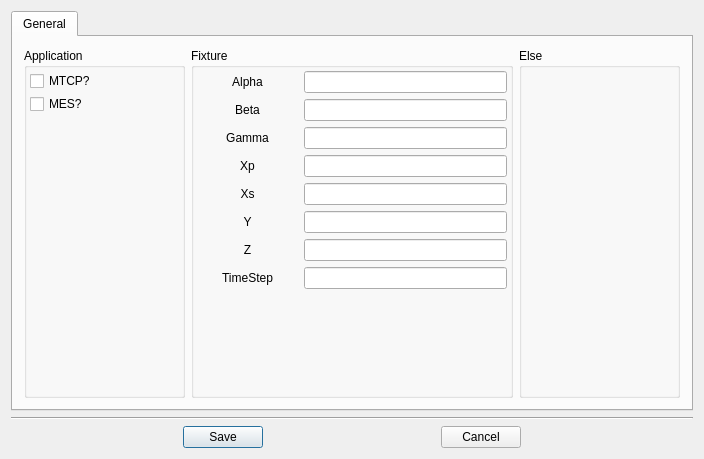
<?xml version="1.0" encoding="UTF-8"?>
<ui version="4.0">
 <class>PreferencesDialog</class>
 <widget class="QDialog" name="PreferencesDialog">
  <property name="geometry">
   <rect>
    <x>0</x>
    <y>0</y>
    <width>704</width>
    <height>459</height>
   </rect>
  </property>
  <property name="windowTitle">
   <string>PreferencesDialog</string>
  </property>
  <layout class="QGridLayout" name="gridLayout_3">
   <item row="0" column="0">
    <layout class="QGridLayout" name="gridLayout_2">
     <item row="0" column="0">
      <widget class="QTabWidget" name="preferencesDialogWidget">
       <property name="styleSheet">
        <string notr="true">QTabWidget::tab-bar { alignment: center; } </string>
       </property>
       <property name="tabPosition">
        <enum>QTabWidget::North</enum>
       </property>
       <property name="tabShape">
        <enum>QTabWidget::Rounded</enum>
       </property>
       <property name="currentIndex">
        <number>0</number>
       </property>
       <widget class="QWidget" name="tab_1">
        <attribute name="title">
         <string>General</string>
        </attribute>
        <layout class="QVBoxLayout" name="verticalLayout_8">
         <item>
          <layout class="QVBoxLayout" name="verticalLayout_7" stretch="1,0">
           <item>
            <layout class="QHBoxLayout" name="horizontalLayout_5" stretch="1,2,1">
             <property name="spacing">
              <number>6</number>
             </property>
             <item>
              <layout class="QVBoxLayout" name="verticalLayout_6" stretch="1">
               <item>
                <widget class="QGroupBox" name="groupBox">
                 <property name="enabled">
                  <bool>true</bool>
                 </property>
                 <property name="title">
                  <string>Application</string>
                 </property>
                 <layout class="QVBoxLayout" name="verticalLayout_2">
                  <property name="spacing">
                   <number>3</number>
                  </property>
                  <property name="leftMargin">
                   <number>3</number>
                  </property>
                  <property name="topMargin">
                   <number>3</number>
                  </property>
                  <property name="rightMargin">
                   <number>3</number>
                  </property>
                  <property name="bottomMargin">
                   <number>3</number>
                  </property>
                  <item>
                   <widget class="QCheckBox" name="MtcpCheckBox">
                    <property name="text">
                     <string>MTCP?</string>
                    </property>
                   </widget>
                  </item>
                  <item>
                   <widget class="QCheckBox" name="MesCheckBox">
                    <property name="text">
                     <string>MES?</string>
                    </property>
                   </widget>
                  </item>
                  <item>
                   <spacer name="verticalSpacer">
                    <property name="orientation">
                     <enum>Qt::Vertical</enum>
                    </property>
                    <property name="sizeHint" stdset="0">
                     <size>
                      <width>20</width>
                      <height>132</height>
                     </size>
                    </property>
                   </spacer>
                  </item>
                 </layout>
                </widget>
               </item>
              </layout>
             </item>
             <item>
              <widget class="QGroupBox" name="groupBox_2">
               <property name="title">
                <string>Fixture</string>
               </property>
               <layout class="QVBoxLayout" name="verticalLayout_3" stretch="0">
                <property name="spacing">
                 <number>3</number>
                </property>
                <property name="leftMargin">
                 <number>3</number>
                </property>
                <property name="topMargin">
                 <number>3</number>
                </property>
                <property name="rightMargin">
                 <number>3</number>
                </property>
                <property name="bottomMargin">
                 <number>3</number>
                </property>
                <item>
                 <layout class="QGridLayout" name="gridLayout" columnstretch="1,2">
                  <item row="0" column="0">
                   <widget class="QLabel" name="label">
                    <property name="text">
                     <string>Alpha</string>
                    </property>
                    <property name="alignment">
                     <set>Qt::AlignCenter</set>
                    </property>
                   </widget>
                  </item>
                  <item row="8" column="0" colspan="2">
                   <spacer name="verticalSpacer_2">
                    <property name="orientation">
                     <enum>Qt::Vertical</enum>
                    </property>
                    <property name="sizeHint" stdset="0">
                     <size>
                      <width>20</width>
                      <height>13</height>
                     </size>
                    </property>
                   </spacer>
                  </item>
                  <item row="1" column="0">
                   <widget class="QLabel" name="label_2">
                    <property name="text">
                     <string>Beta</string>
                    </property>
                    <property name="alignment">
                     <set>Qt::AlignCenter</set>
                    </property>
                   </widget>
                  </item>
                  <item row="6" column="0">
                   <widget class="QLabel" name="label_7">
                    <property name="text">
                     <string>Z</string>
                    </property>
                    <property name="alignment">
                     <set>Qt::AlignCenter</set>
                    </property>
                   </widget>
                  </item>
                  <item row="2" column="0">
                   <widget class="QLabel" name="label_3">
                    <property name="text">
                     <string>Gamma</string>
                    </property>
                    <property name="alignment">
                     <set>Qt::AlignCenter</set>
                    </property>
                   </widget>
                  </item>
                  <item row="4" column="0">
                   <widget class="QLabel" name="label_5">
                    <property name="text">
                     <string>Xs</string>
                    </property>
                    <property name="alignment">
                     <set>Qt::AlignCenter</set>
                    </property>
                   </widget>
                  </item>
                  <item row="3" column="0">
                   <widget class="QLabel" name="label_4">
                    <property name="text">
                     <string>Xp</string>
                    </property>
                    <property name="alignment">
                     <set>Qt::AlignCenter</set>
                    </property>
                   </widget>
                  </item>
                  <item row="5" column="0">
                   <widget class="QLabel" name="label_6">
                    <property name="text">
                     <string>Y</string>
                    </property>
                    <property name="alignment">
                     <set>Qt::AlignCenter</set>
                    </property>
                   </widget>
                  </item>
                  <item row="7" column="0">
                   <widget class="QLabel" name="label_8">
                    <property name="text">
                     <string>TimeStep</string>
                    </property>
                    <property name="alignment">
                     <set>Qt::AlignCenter</set>
                    </property>
                   </widget>
                  </item>
                  <item row="0" column="1">
                   <widget class="QLineEdit" name="AlphaLineEdit"/>
                  </item>
                  <item row="1" column="1">
                   <widget class="QLineEdit" name="BetaLineEdit"/>
                  </item>
                  <item row="2" column="1">
                   <widget class="QLineEdit" name="GammaLineEdit"/>
                  </item>
                  <item row="3" column="1">
                   <widget class="QLineEdit" name="XpLineEdit"/>
                  </item>
                  <item row="4" column="1">
                   <widget class="QLineEdit" name="XsLineEdit"/>
                  </item>
                  <item row="5" column="1">
                   <widget class="QLineEdit" name="YLineEdit"/>
                  </item>
                  <item row="6" column="1">
                   <widget class="QLineEdit" name="ZLineEdit"/>
                  </item>
                  <item row="7" column="1">
                   <widget class="QLineEdit" name="TimeStepLineEdit"/>
                  </item>
                 </layout>
                </item>
               </layout>
              </widget>
             </item>
             <item>
              <widget class="QGroupBox" name="groupBox_3">
               <property name="enabled">
                <bool>true</bool>
               </property>
               <property name="title">
                <string>Else</string>
               </property>
               <layout class="QVBoxLayout" name="verticalLayout_9">
                <item>
                 <spacer name="verticalSpacer_3">
                  <property name="orientation">
                   <enum>Qt::Vertical</enum>
                  </property>
                  <property name="sizeHint" stdset="0">
                   <size>
                    <width>20</width>
                    <height>80</height>
                   </size>
                  </property>
                 </spacer>
                </item>
               </layout>
              </widget>
             </item>
            </layout>
           </item>
           <item>
            <layout class="QHBoxLayout" name="horizontalLayout_4"/>
           </item>
          </layout>
         </item>
        </layout>
       </widget>
      </widget>
     </item>
     <item row="1" column="0">
      <widget class="Line" name="line">
       <property name="orientation">
        <enum>Qt::Horizontal</enum>
       </property>
      </widget>
     </item>
     <item row="2" column="0">
      <layout class="QHBoxLayout" name="horizontalLayout">
       <item>
        <spacer name="horizontalSpacer_2">
         <property name="orientation">
          <enum>Qt::Horizontal</enum>
         </property>
         <property name="sizeHint" stdset="0">
          <size>
           <width>40</width>
           <height>20</height>
          </size>
         </property>
        </spacer>
       </item>
       <item>
        <widget class="QPushButton" name="okBtn">
         <property name="text">
          <string>Save</string>
         </property>
        </widget>
       </item>
       <item>
        <spacer name="horizontalSpacer">
         <property name="orientation">
          <enum>Qt::Horizontal</enum>
         </property>
         <property name="sizeHint" stdset="0">
          <size>
           <width>40</width>
           <height>20</height>
          </size>
         </property>
        </spacer>
       </item>
       <item>
        <widget class="QPushButton" name="cancelBtn">
         <property name="text">
          <string>Cancel</string>
         </property>
        </widget>
       </item>
       <item>
        <spacer name="horizontalSpacer_3">
         <property name="orientation">
          <enum>Qt::Horizontal</enum>
         </property>
         <property name="sizeHint" stdset="0">
          <size>
           <width>40</width>
           <height>20</height>
          </size>
         </property>
        </spacer>
       </item>
      </layout>
     </item>
    </layout>
   </item>
  </layout>
 </widget>
 <layoutdefault spacing="6" margin="11"/>
 <resources/>
 <connections/>
</ui>
